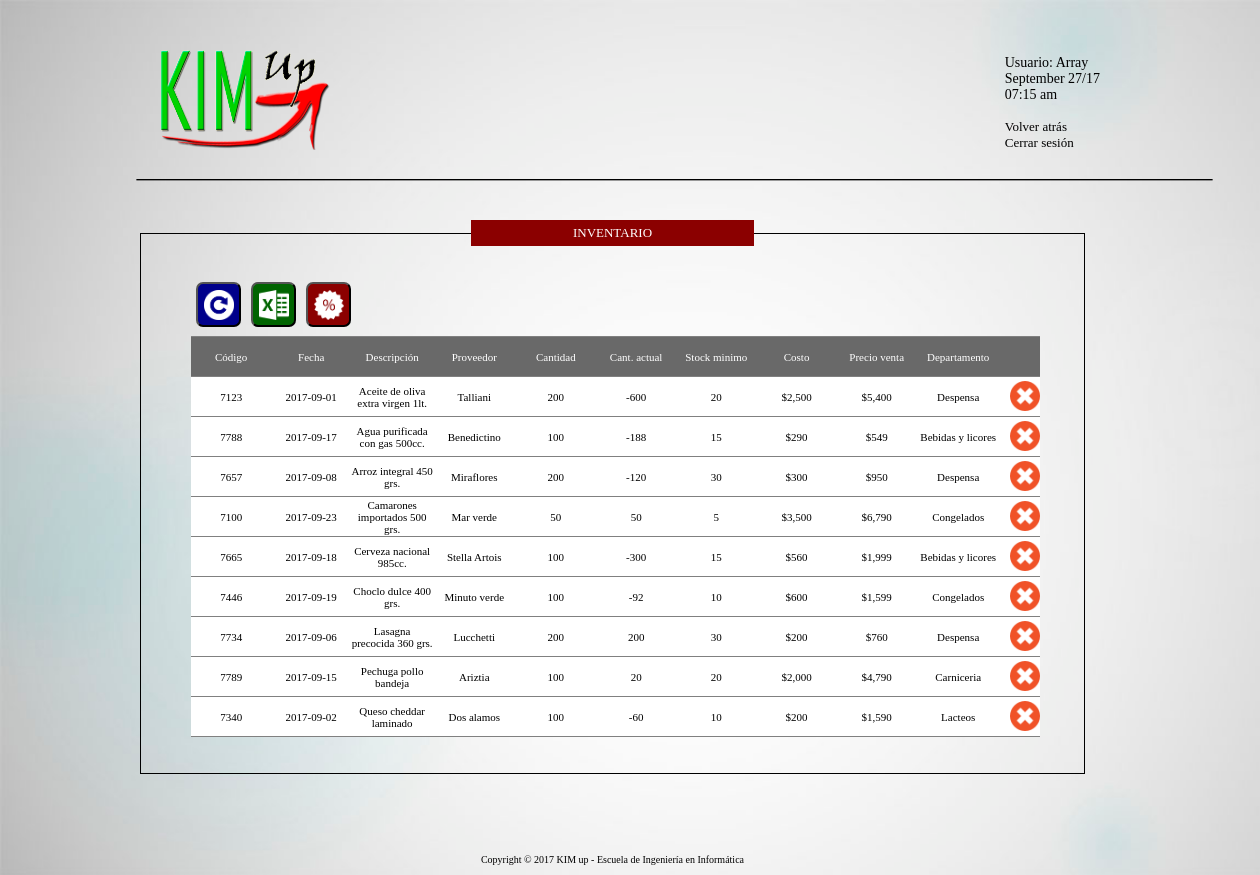
The app's page /Inventario.php (signed in), older data.
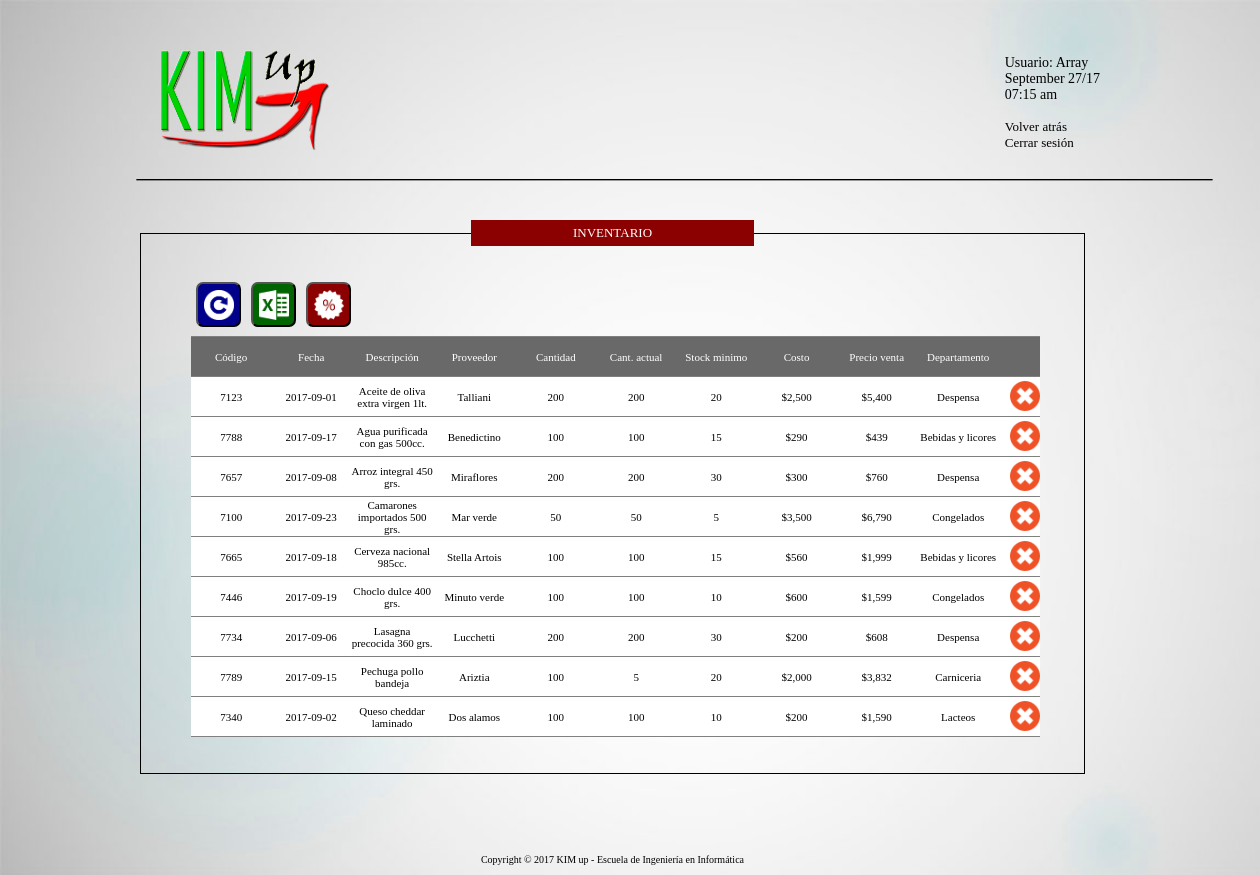
The same page, newer data.
### tables this page shows
CREATE TABLE `productos` (
  `fecha` date DEFAULT NULL,
  `codigo` bigint(20) UNSIGNED NOT NULL,
  `descripcion` varchar(50) NOT NULL,
  `proveedor` varchar(50) NOT NULL,
  `vencimiento` date NOT NULL,
  `cantidad` int(10) NOT NULL,
  `precio_compra` int(10) NOT NULL,
  `precio_venta` int(10) NOT NULL,
  `departamento` varchar(50) NOT NULL,
  `minimo` int(5) NOT NULL,
  `cant_actual` int(10) DEFAULT NULL
);

### Inventario.php (the view, shortened to what this page needs)
<!DOCTYPE html>
<html>
	<head>
        <link rel="stylesheet" href="General.css" type="text/css" media="screen">
        <link rel="stylesheet" href="Css.css" type="text/css" media="screen">
    </head>
    <body>
       	<section>
              <img src="img/logo.png" alt="">
              <p>
                  <?php $fecha_actual = date('F d/y',time()-21600);
                        $a=date("m");
                        $hora = date('H:i a',time()-21600);
                        echo "Usuario: ".$_SESSION['nombre']." <br>
                        $fecha_actual <br>
                        $hora <br><br>
                        <a id = 'Volver' href = 'index_sala.php'> Volver atrás </a><br>
                        <a href = 'login-salir.php'> Cerrar sesión </a>"
                  ?>
              </p>
              <img id = "Horizontal" src="img/linea-h.png" alt="">
              <article id ='Inventario'>
                    <form method="post" action="actualiza.php" >
                      <fieldset id = "productos">
				          <legend>INVENTARIO</legend><br><br>
                            <button type="submit" id="boton" name="act"><img src="img/boton-de-actualizar-pagina.png"></button>
                            <button title = "Exportar a Excel" id="botonh"><img src="img/icon.png"></button>
                            <button title = "Generar oferta" id="botono"><img src="img/etiqueta-de-oferta.png"></button>
                            <br><br>
                             <?php
                            $sql = "SELECT * FROM productos where month(fecha)={$a} order by descripcion asc";
                            $result = mysql_query($sql);
                             echo "<table class='Inventario'>";
                                echo "<tr id='invh'>
                                            <td>Código</td>
                                            <td>Fecha</td>
                                            <td>Descripción</td>
                                            <td>Proveedor</td>
                                            <td>Cantidad</td>
                                            <td>Cant. actual</td>
                                            <td>Stock minimo</td>
                                            <td>Costo</td>
                                            <td>Precio venta</td>
                                            <td>Departamento</td>
                                            <td id = 'img'></td>
                                      </tr><br>";
                                while ($row = mysql_fetch_row($result))
                                {
                                    echo "<tr>
                                                <td>$row[1]</td>
                                                <td>$row[0]</td>
                                                <td>$row[2]</td>
                                                <td>$row[3]</td>
                                                <td>$row[5]</td>
                                                <td>$row[10]</td>
                                                <td>$row[9]</td>
                                                <td>$".number_format($row[6])."</td>
                                                <td>$".number_format($row[7])."</td>
                                                <td>$row[8]</td>
                                                <td id='img'><img src ='img/cancelar.png' id='accion' title='Borrar' onclick=Borrar('$row[1]')></td>
                                         </tr> \n";
                                }
                                echo "</table>";
                        ?>
                        <br><br>
                        </fieldset><footer>Copyright © 2017 KIM up - Escuela de Ingeniería en Informática</footer>
				   </form>
              </article>
       	</section>
   </body>
</html>

### General.css (style rules this page uses)
* { margin: 0; padding: 0; box-sizing: border-box; font-family: "Agency fb"; font-size: 16px; }
body { background-image: url("img/Fondo.jpg"); background-size: cover; background-attachment: fixed; }
form { float: right; margin: 180px 300px 0 0; }
p { text-align: center; font-size: 20px; }
section img { height: 100px; width: 180px; margin: 50px 0 0 150px; }
section p { float: right; margin: 55px 160px 0 0; text-align: left; font-family: "Consolas"; font-size: 14px; }
section a { text-decoration: none; color: black; font-family: "Consolas"; font-size: 13px; }
#Horizontal { margin: 20px 0 0 100px; width: 1150px; height: 12px; align-self: center; }
footer { width: 100%; text-align: center; margin: 80px 0 10px 0; font-family: "Verdana"; font-size: 10px; }

### Css.css (style rules this page uses)
article form { margin: 50px 175px 0 0; width: 75%; }
article fieldset { border: 1px solid; text-align: center; margin-top: -40px; }
article fieldset legend { width: 30%; color: white; background-color: darkred; text-align: center; padding: 5px; font-family: "Consolas"; font-size: 13px; }
#analisis tr, td { width: 10%; height: 40px; border: 1px solid gray; border-left: hidden; border-right: hidden; font-family: "Verdana"; font-size: 11px; }
article #productos { border: 1px solid; text-align: center; margin: 0 0 0 0; }
#Inventario form { margin: 30px 175px 0 0; width: 75%; }
#Inventario table { background-color: white; border-collapse: collapse; vertical-align: center; text-align: center; }
#Inventario #img { width: 5%; }
#Inventario tr, td { width: 10%; height: 40px; border: 1px solid gray; border-left: hidden; border-right: hidden; font-family: "Verdana"; font-size: 11px; }
#Inventario img { margin: 0 0 0 10px; height: 30px; width: 30px; }
#Inventario .Inventario { width: 90%; margin: 0 0 0 50px; }
#Inventario #invh { background-color: dimgrey; color: white; }
#botonh { width: 45px; height: 45px; padding: 6px; background-color: darkgreen; border-radius: 7px; margin: 0 0 0 10px; float: left; }
#botonh img { height: 30px; width: 30px; margin: 0 0 0 0; }
#boton { width: 45px; height: 45px; padding: 6px; background-color: darkblue; border-radius: 7px; margin: 0 0 0 55px; float: left; }
#boton img { height: 30px; width: 30px; margin: 0 0 0 0; }
#botono { width: 45px; height: 45px; padding: 6px; background-color: darkred; border-radius: 7px; margin: 0 0 0 10px; float: left; }
#botono img { height: 30px; width: 30px; margin: 0 0 0 0; }

Row changes from the older to the newer data that the page shows:
changed productos "Aceite de oliva extra virgen 1lt.": cant_actual "-600" → "200"
changed productos "Agua purificada con gas 500cc.": cant_actual "-188" → "100"; precio_venta "549" → "439"
changed productos "Arroz integral 450 grs.": cant_actual "-120" → "200"; precio_venta "950" → "760"
changed productos "Cerveza nacional 985cc.": cant_actual "-300" → "100"
changed productos "Choclo dulce 400 grs.": cant_actual "-92" → "100"
changed productos "Lasagna precocida 360 grs.": precio_venta "760" → "608"
changed productos "Pechuga pollo bandeja": cant_actual "20" → "5"; precio_venta "4,790" → "3,832"
changed productos "Queso cheddar laminado": cant_actual "-60" → "100"
